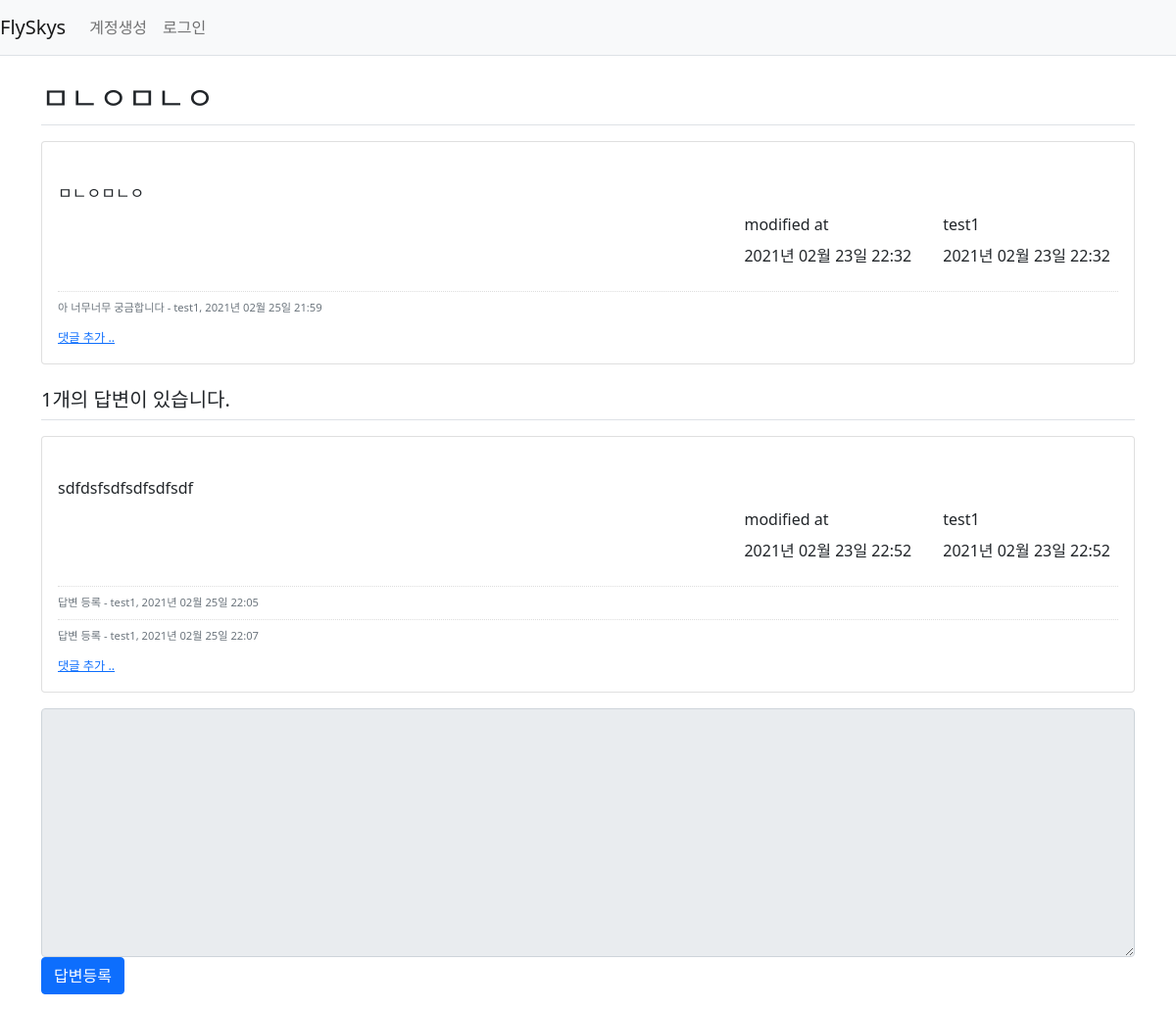
/question/detail/307/, run on the app's committed database.
### flyskys/models.py (models this page shows)
class Question(db.Model):
    id = db.Column(db.Integer, primary_key=True)
    subject = db.Column(db.String(200), nullable=False)
    content = db.Column(db.Text(), nullable=False)
    create_date = db.Column(db.DateTime(), nullable=False)
    user_id = db.Column(db.Integer, db.ForeignKey(
        'user.id', ondelete='CASCADE'), nullable=False)
    user = db.relationship('User', backref=db.backref('question_set'))
    modify_date = db.Column(db.DateTime(), nullable=True)

class User(db.Model):
    id = db.Column(db.Integer, primary_key=True)
    username = db.Column(db.String(150), unique=True, nullable=False)
    password = db.Column(db.String(200), nullable=False)
    email = db.Column(db.String(120), unique=True, nullable=False)

class Comment(db.Model):
    id = db.Column(db.Integer, primary_key=True)
    user_id = db.Column(db.Integer, db.ForeignKey(
        "user.id", ondelete="CASCADE"), nullable=False)
    user = db.relationship('User', backref=db.backref('comment_set'))
    content = db.Column(db.Text(), nullable=False)
    create_date = db.Column(db.DateTime(), nullable=False)
    modify_date = db.Column(db.DateTime())
    question_id = db.Column(db.Integer, db.ForeignKey(
        'question.id', ondelete='CASCADE'), nullable=True)
    question = db.relationship('Question', backref=db.backref('comment_set'))
    answer_ud = db.Column(db.Integer, db.ForeignKey(
        'answer.id', ondelete='CASCADE'), nullable=True)
    answer = db.relationship('Answer', backref=db.backref('comment_set'))

class Answer(db.Model):
    id = db.Column(db.Integer, primary_key=True)
    question_id = db.Column(
        db.Integer, db.ForeignKey("question.id", ondelete="CASCADE")
    )
    question = db.relationship("Question", backref=db.backref("answer_set"))
    content = db.Column(db.Text(), nullable=False)
    create_date = db.Column(db.DateTime(), nullable=False)
    user_id = db.Column(db.Integer, db.ForeignKey(
        'user.id', ondelete='CASCADE'), nullable=False)
    user = db.relationship('User', backref=db.backref('answer_set'))
    modify_date = db.Column(db.DateTime(), nullable=True)

### flyskys/views/question_views.py (the view)
@bp.route("/detail/<int:question_id>/")
def detail(question_id):
    form = AnswerForm()
    question = Question.query.get_or_404(question_id)
    return render_template("question/question_detail.html", question=question, form=form)

### flyskys/forms.py
class AnswerForm(FlaskForm):
    content = TextAreaField(
        '내용', validators=[DataRequired('내용은 필수 입력 항목입니다.')])

### flyskys/filter.py (called while the page is built)
def format_datetime(value, fmt='%Y년 %m월 %d일 %H:%M'):
    return value.strftime(fmt)

### flyskys/views/auth_views.py (called while the page is built)
@bp.before_app_request
def load_logged_in_user():
    user_id = session.get('user_id')
    if user_id is None:
        g.user = None
    else:
        g.user = User.query.get(user_id)

### flyskys/templates/question/question_detail.html (shortened to what this page needs)
{% extends 'base.html' %} {% block content %}
<div class="container my-3">
  <h2 class="border-bottom py-2">{{ question.subject }}</h2>
  <div class="card my-3">
    <div class="card-body">
      <div class="card-text" style="white-space: pre-line">
        {{ question.content }}
      </div>
      <div class="d-flex justify-content-end">
        {% if question.modify_date %}
        <div class="p-2 text-left mx-3">
          <div class="mb-2">modified at</div>
          <div>{{ question.modify_date|datetime }}</div>
        </div>
        {% endif %}
        <div class="p-2 text-left">
          <div class="mb-2">{{ question.user.username }}</div>
          <div>{{ question.create_date|datetime }}</div>
        </div>
      </div>
      {% if question.comment_set|length > 0 %}
      <div class="mt-3">
        {% for comment in question.comment_set %}
        <div class="comment py-2 text-muted">
          <span style="white-space: pre-line">{{ comment.content }}</span>
          <span>
            - {{ comment.user.username }}, {{ comment.create_date|datetime }}
          </span>
        </div>
        {% endfor %}
      </div>
      {% endif %}
      <div>
        <a
          href="{{ url_for('comment.create_question', question_id=question.id) }}"
          class="small"
          ><small>댓글 추가 ..</small></a
        >
      </div>
    </div>
  </div>
  <h5 class="border-bottom my-3 py-2">
    {{ question.answer_set|length }}개의 답변이 있습니다.
  </h5>
  {% for answer in question.answer_set %}
  <div class="card my-3">
    <div class="card-body">
      <div class="card-text" style="white-space: pre-line">
        {{ answer.content }}
      </div>
      <div class="d-flex justify-content-end">
        {% if answer.modify_date %}
        <div class="p-2 text-left mx-3">
          <div class="mb-2">modified at</div>
          <div>{{ answer.modify_date|datetime }}</div>
        </div>
        {% endif %}
        <div class="p-2 text-left">
          <div class="mb-2">{{ answer.user.username }}</div>
          <div>{{ answer.create_date|datetime }}</div>
        </div>
      </div>
      {% if answer.comment_set|length > 0 %}
      <div class="mt-3">
        {% for comment in answer.comment_set %}
        <div class="comment py-2 text-muted">
          <span style="white-space: pre-line">{{ comment.content }}</span>
          <span>
            - {{ comment.user.username }}, {{ comment.create_date|datetime }}
          </span>
        </div>
        {% endfor %}
      </div>
      {% endif %}
      <div>
        <a
          href="{{ url_for('comment.create_answer', answer_id=answer.id) }}"
          class="small"
          ><small>댓글 추가 ..</small></a
        >
      </div>
    </div>
  </div>
  {% endfor %}
  <form
    action="{{ url_for('answer.create', question_id=question.id) }}"
    method="post"
    class="my-3"
  >
    <div class="form-group">
      <textarea
        {%
        if
        not
        g.user
        %}disabled{%
        endif
        %}
        name="content"
        id="content"
        class="form-control"
        rows="10"
      ></textarea>
    </div>
    <input type="submit" value="답변등록" class="btn btn-primary" />
  </form>
</div>
{% endblock %}

### flyskys/static/style.css (style rules this page uses)
.comment { border-top: dotted 1px #ddd; font-size: 0.7em; }

### data on the page
Question: subject "ㅁㄴㅇㅁㄴㅇ", content "ㅁㄴㅇㅁㄴㅇ", modify_date "2021년 02월 23일 22:32", create_date "2021년 02월 23일 22:32"
User: user.username "test1"
Comment: content "아 너무너무 궁금합니다", user.username "test1", create_date "2021년 02월 25일 21:59"
Answer: content "sdfdsfsdfsdfsdfsdf", modify_date "2021년 02월 23일 22:52", user.username "test1", create_date "2021년 02월 23일 22:52"
Comment: content "답변 등록", user.username "test1", create_date "2021년 02월 25일 22:05"
Comment: content "답변 등록", user.username "test1", create_date "2021년 02월 25일 22:07"

### other printed values
{{ question.answer_set|length }} "1"
